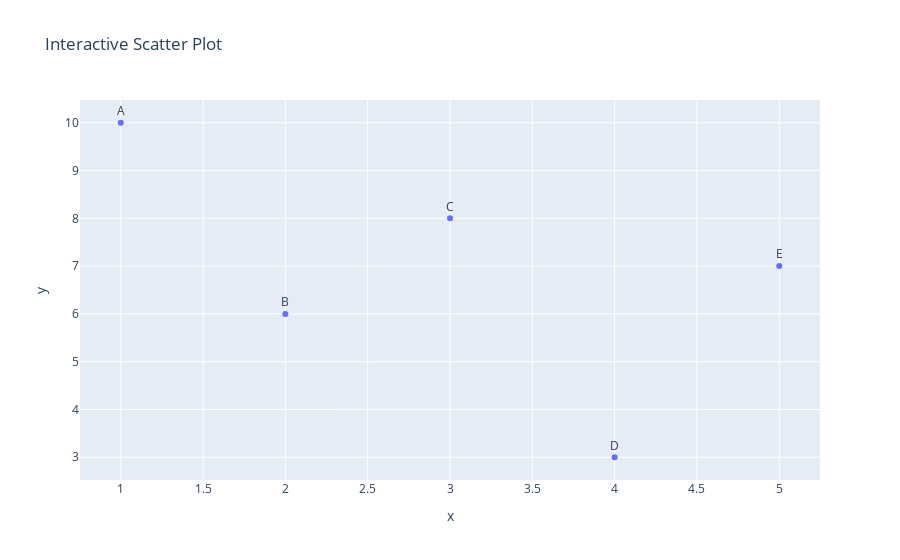

The notebook cell this image was saved under:
### Code cell
# Create an interactive scatter plot
fig = px.scatter(df, x='x', y='y', text='label', title='Interactive Scatter Plot')

# Add labels to the data points
fig.update_traces(textposition='top center')

# Show the plot
fig.show()

### Figure 1 — Plotly figure (JSON) as saved in the notebook; plotly's stock layout.template omitted (floating-point values rounded to 4 significant figures)
{"data": [{"hovertemplate": "x=%{x}<br>y=%{y}<br>label=%{text}<extra></extra>", "legendgroup": "", "marker": {"color": "#636efa", "symbol": "circle"}, "mode": "markers+text", "name": "", "orientation": "v", "showlegend": false, "text": ["A", "B", "C", "D", "E"], "textposition": "top center", "type": "scatter", "x": [1, 2, 3, 4, 5], "xaxis": "x", "y": [10, 6, 8, 3, 7], "yaxis": "y"}], "layout": {"legend": {"tracegroupgap": 0}, "title": {"text": "Interactive Scatter Plot"}, "xaxis": {"anchor": "y", "domain": [0, 1], "title": {"text": "x"}}, "yaxis": {"anchor": "x", "domain": [0, 1], "title": {"text": "y"}}}}
